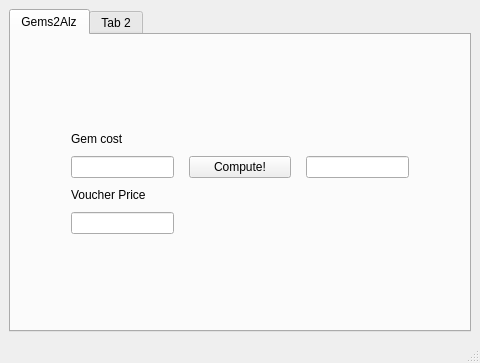
<?xml version="1.0" encoding="UTF-8"?>
<ui version="4.0">
 <class>CabalUtilsCalculator</class>
 <widget class="QMainWindow" name="CabalUtilsCalculator">
  <property name="geometry">
   <rect>
    <x>0</x>
    <y>0</y>
    <width>480</width>
    <height>363</height>
   </rect>
  </property>
  <property name="windowTitle">
   <string>Cabal Utils Calculator</string>
  </property>
  <widget class="QWidget" name="centralwidget">
   <layout class="QHBoxLayout" name="horizontalLayout_2">
    <item>
     <layout class="QGridLayout" name="gridLayout">
      <item row="0" column="0">
       <widget class="QTabWidget" name="tabWidget">
        <property name="currentIndex">
         <number>0</number>
        </property>
        <widget class="QWidget" name="tab_gems2alz">
         <attribute name="title">
          <string>Gems2Alz</string>
         </attribute>
         <layout class="QHBoxLayout" name="horizontalLayout">
          <item>
           <layout class="QGridLayout" name="gridLayout_2" rowstretch="10,1,1,1,0,1,10" columnstretch="1,2,2,2,1">
            <property name="sizeConstraint">
             <enum>QLayout::SetNoConstraint</enum>
            </property>
            <property name="leftMargin">
             <number>0</number>
            </property>
            <property name="topMargin">
             <number>60</number>
            </property>
            <property name="rightMargin">
             <number>0</number>
            </property>
            <property name="bottomMargin">
             <number>60</number>
            </property>
            <property name="horizontalSpacing">
             <number>15</number>
            </property>
            <property name="verticalSpacing">
             <number>10</number>
            </property>
            <item row="2" column="3">
             <widget class="QLineEdit" name="le_result">
              <property name="readOnly">
               <bool>true</bool>
              </property>
             </widget>
            </item>
            <item row="2" column="1">
             <widget class="QLineEdit" name="le_gems"/>
            </item>
            <item row="5" column="1">
             <widget class="QLineEdit" name="le_voucher_price"/>
            </item>
            <item row="0" column="2">
             <spacer name="verticalSpacer">
              <property name="orientation">
               <enum>Qt::Vertical</enum>
              </property>
              <property name="sizeHint" stdset="0">
               <size>
                <width>20</width>
                <height>40</height>
               </size>
              </property>
             </spacer>
            </item>
            <item row="3" column="1">
             <widget class="QLabel" name="label_2">
              <property name="text">
               <string>Voucher Price</string>
              </property>
             </widget>
            </item>
            <item row="1" column="1">
             <widget class="QLabel" name="label">
              <property name="text">
               <string>Gem cost</string>
              </property>
             </widget>
            </item>
            <item row="2" column="2">
             <widget class="QPushButton" name="pb_compute">
              <property name="text">
               <string>Compute!</string>
              </property>
             </widget>
            </item>
            <item row="2" column="4">
             <spacer name="horizontalSpacer_2">
              <property name="orientation">
               <enum>Qt::Horizontal</enum>
              </property>
              <property name="sizeType">
               <enum>QSizePolicy::MinimumExpanding</enum>
              </property>
              <property name="sizeHint" stdset="0">
               <size>
                <width>20</width>
                <height>20</height>
               </size>
              </property>
             </spacer>
            </item>
            <item row="6" column="2">
             <spacer name="verticalSpacer_2">
              <property name="orientation">
               <enum>Qt::Vertical</enum>
              </property>
              <property name="sizeHint" stdset="0">
               <size>
                <width>20</width>
                <height>40</height>
               </size>
              </property>
             </spacer>
            </item>
            <item row="2" column="0">
             <spacer name="horizontalSpacer">
              <property name="orientation">
               <enum>Qt::Horizontal</enum>
              </property>
              <property name="sizeType">
               <enum>QSizePolicy::MinimumExpanding</enum>
              </property>
              <property name="sizeHint" stdset="0">
               <size>
                <width>20</width>
                <height>20</height>
               </size>
              </property>
             </spacer>
            </item>
           </layout>
          </item>
         </layout>
        </widget>
        <widget class="QWidget" name="tab_4">
         <attribute name="title">
          <string>Tab 2</string>
         </attribute>
        </widget>
       </widget>
      </item>
     </layout>
    </item>
   </layout>
  </widget>
  <widget class="QMenuBar" name="menubar">
   <property name="geometry">
    <rect>
     <x>0</x>
     <y>0</y>
     <width>480</width>
     <height>21</height>
    </rect>
   </property>
  </widget>
  <widget class="QStatusBar" name="statusbar"/>
 </widget>
 <resources/>
 <connections/>
</ui>
